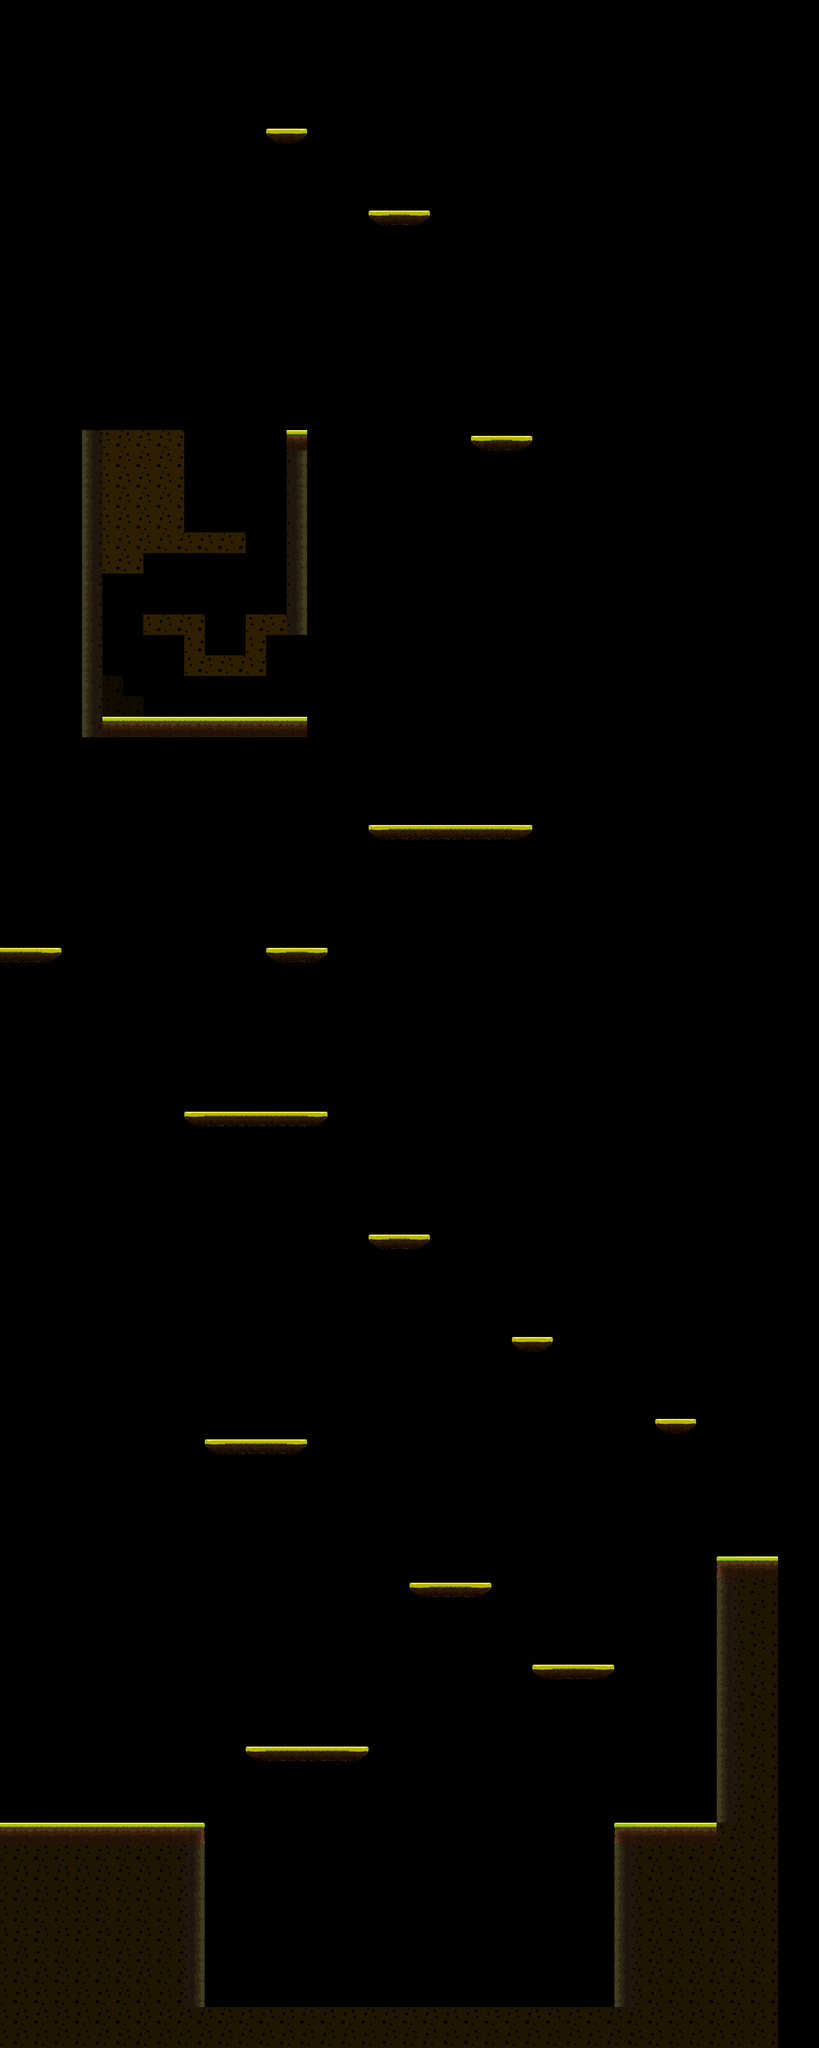

This is a level from a 2D game, rendered from its Tiled map with the project's own tilesets. A one-line summary and the map file follow, with tile-layer data summarised:
An orthogonal 40x100 tile map with 32x32 px tiles, 1 tile layer (bg) and 37 objects.

<map version="1.8" tiledversion="1.8.4" orientation="orthogonal" renderorder="right-down" width="40" height="100" tilewidth="32" tileheight="32" infinite="0" nextlayerid="14" nextobjectid="92">
 <tileset firstgid="1" source="freeTileset.tsx" />
 <layer id="1" name="bg" width="40" height="100">
  <data>[4000 cells, 410 non-empty, 11 distinct tile ids]</data>
 </layer>
 <objectgroup id="9" name="floor" visible="0">
  <object id="50" x="-0.876501" y="2849.5" width="319.923" height="349.724" />
  <object id="51" x="320.16" y="3136.18" width="639.005" height="63.5514" />
  <object id="52" x="960.728" y="2846.83" width="318.532" height="352.983" />
  <object id="53" x="384.387" y="2729.47" width="190.618" height="22.5681" />
  <object id="54" x="1214.92" y="1923.16" width="66.6898" height="931.573" />
  <object id="55" x="-63.7654" y="1889.45" width="66.6898" height="1235.28" />
  <object id="56" x="1120.21" y="2432.7" width="158.169" height="416.201" />
  <object id="57" x="640.741" y="2473.64" width="126.939" height="22.8357" />
  <object id="58" x="832.83" y="2601.92" width="126.939" height="22.8357" />
  <object id="59" x="1024.78" y="2217.98" width="62.5047" height="22.4568" />
  <object id="62" x="320.453" y="2250.01" width="158.273" height="21.9823" />
  <object id="63" x="799.949" y="2089.31" width="63.7918" height="22.7099" />
  <object id="64" x="576.101" y="1928.81" width="94.187" height="23.1134" />
  <object id="71" x="-64.2092" y="-17.2948" width="66.6898" height="1935.03" />
  <object id="86" x="576.503" y="328.324" width="96.0838" height="23.224" />
 </objectgroup>
 <objectgroup id="12" name="floor2">
  <object id="61" x="1215.49" y="-2.09799" width="66.7408" height="1925.95" />
  <object id="65" x="287.663" y="1736.57" width="224.61" height="23.5866" />
  <object id="66" x="417.632" y="1480.62" width="93.4074" height="22.3869" />
  <object id="67" x="0.771962" y="1481.4" width="93.4074" height="22.3869" />
  <object id="68" x="576.656" y="1289.18" width="254.748" height="22.3869" />
  <object id="72" x="447.999" y="672.123" width="31.5913" height="319.582" />
  <object id="73" x="384.222" y="960.129" width="69.8586" height="31.8055" />
  <object id="74" x="383.938" y="973.76" width="31.8055" height="82.3536" />
  <object id="75" x="287.67" y="1024.02" width="99.1083" height="32.3735" />
  <object id="76" x="287.954" y="960.129" width="31.8055" height="65.2752" />
  <object id="77" x="223.775" y="960.129" width="68.1547" height="31.5216" />
  <object id="78" x="127.506" y="671.997" width="32.0895" height="479.25" />
  <object id="79" x="221.178" y="1120.13" width="259.623" height="31.3256" />
  <object id="80" x="158.052" y="1056.53" width="34.1734" height="40.3436" />
  <object id="81" x="180.834" y="1087.85" width="43.1914" height="33.2242" />
  <object id="82" x="158.052" y="671.978" width="65.9737" height="223.651" />
  <object id="83" x="222.127" y="672.552" width="65.9737" height="191.276" />
  <object id="84" x="275.286" y="832.028" width="108.69" height="31.8003" />
  <object id="85" x="735.133" y="681.393" width="96.4936" height="22.2677" />
  <object id="87" x="576.35" y="328.229" width="95.704" height="24.8121" />
  <object id="88" x="416.844" y="201.333" width="63.0937" height="23.3943" />
  <object id="91" x="-83.5748" y="-2.69596" width="86.2708" height="3009.54" />
 </objectgroup>
</map>
